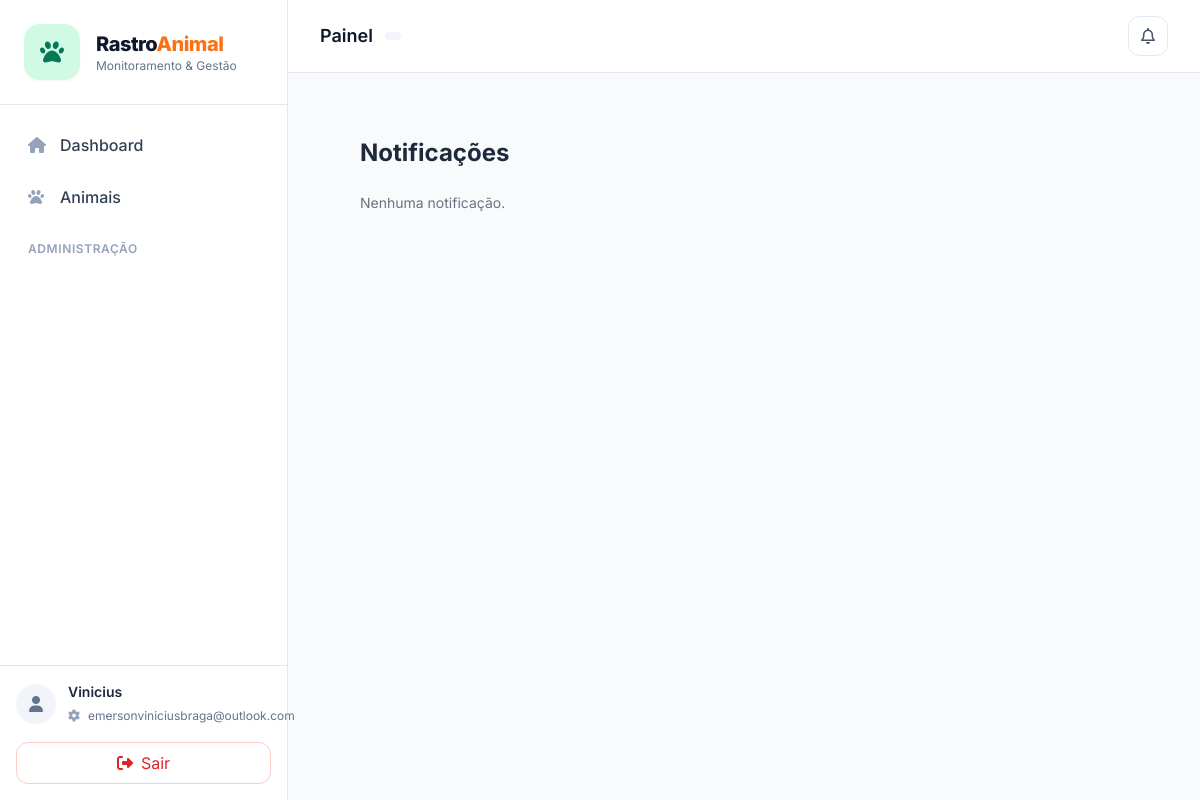
/notificacoes/ (signed in), run on an earlier commit of the app's database.
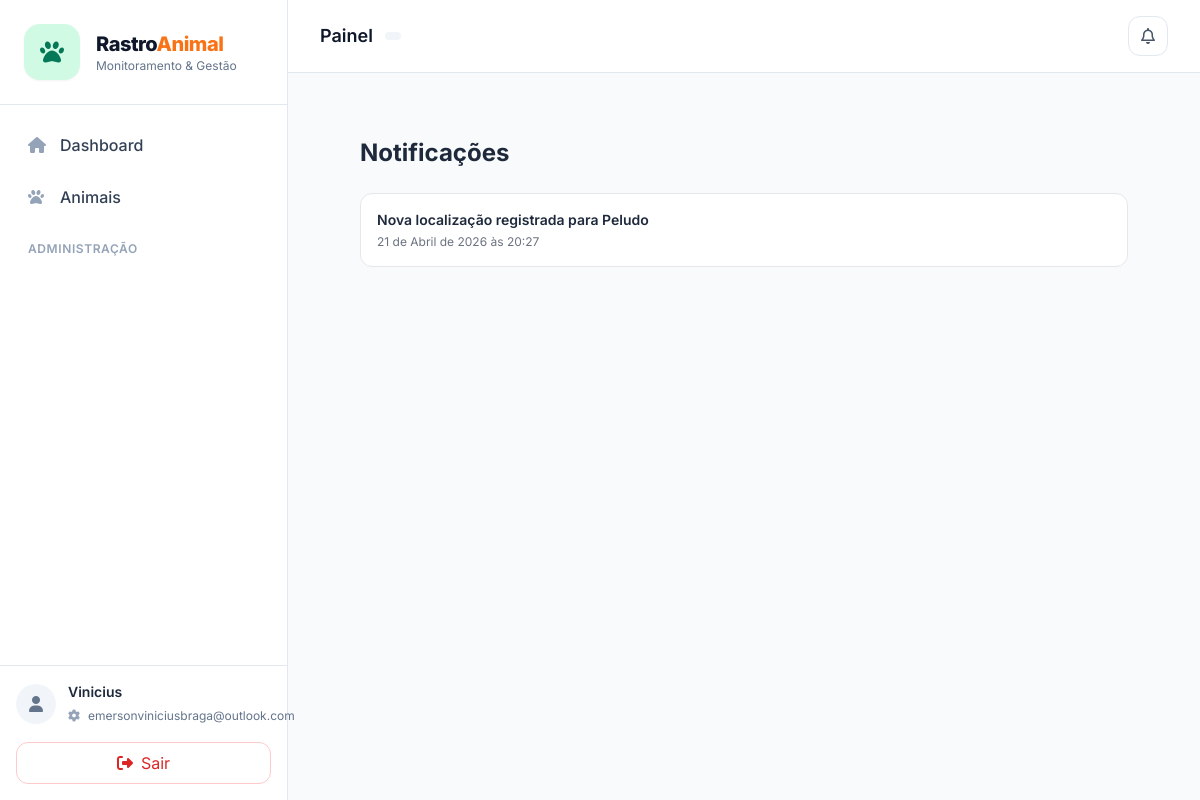
And on a later commit of the database.
### animals/models.py (models this page shows, shortened)
class Notificacao(models.Model):
    TIPOS = [
        ("ADOCAO", "Interesse em adoção"),
        ("ENCONTREI", "Animal encontrado"),
        ("LOCALIZACAO", "Nova localização registrada"),
    ]
    usuario = models.ForeignKey(
        User,
        on_delete=models.CASCADE,
        related_name="notificacoes"
    )
    animal = models.ForeignKey(
        "Animal",
        on_delete=models.CASCADE,
        null=True,
        blank=True
    )
    tipo = models.CharField(max_length=20, choices=TIPOS)
    mensagem = models.TextField()
    lida = models.BooleanField(default=False)
    data = models.DateTimeField(auto_now_add=True)
    class Meta:
        ordering = ["-data"]

### animals/views.py (the view)
# urls.py: path("notificacoes/", views.notificacoes, name="notificacoes"),
@login_required
def notificacoes(request):
    notificacoes = request.user.notificacoes.all()
    request.user.notificacoes.filter(lida=False).update(lida=True)
    return render(
        request,
        "animals/notificacoes.html",
        {"notificacoes": notificacoes}
    )

### animals/context_processors.py (called while the page is built)
def notificacoes_context(request):
    if request.user.is_authenticated:
        count = Notificacao.objects.filter(
            usuario=request.user,
            lida=False
        ).count()
    else:
        count = 0
    return {
        "notificacoes_nao_lidas": count
    }

### animals/templates/animals/notificacoes.html
{% extends "base.html" %}
{% block content %}
<div class="max-w-3xl mx-auto py-8">
<h1 class="text-2xl font-bold mb-6">Notificações</h1>
<div class="space-y-3">
{% for n in notificacoes %}
<div class="p-4 bg-white border rounded-xl">
<div class="font-semibold text-sm">
{{ n.mensagem }}
</div>
<div class="text-xs text-gray-500 mt-1">
{{ n.data }}
</div>
</div>
{% empty %}
<p class="text-gray-500 text-sm">
Nenhuma notificação.
</p>
{% endfor %}
</div>
</div>
{% endblock %}

What changed in the data, as far as the page shows it:
added Notificacao: mensagem "Nova localização registrada para Peludo", data "21 de Abril de 2026 às 20:27"
Also different on the page:
text no longer shown: "Nenhuma notificação."
